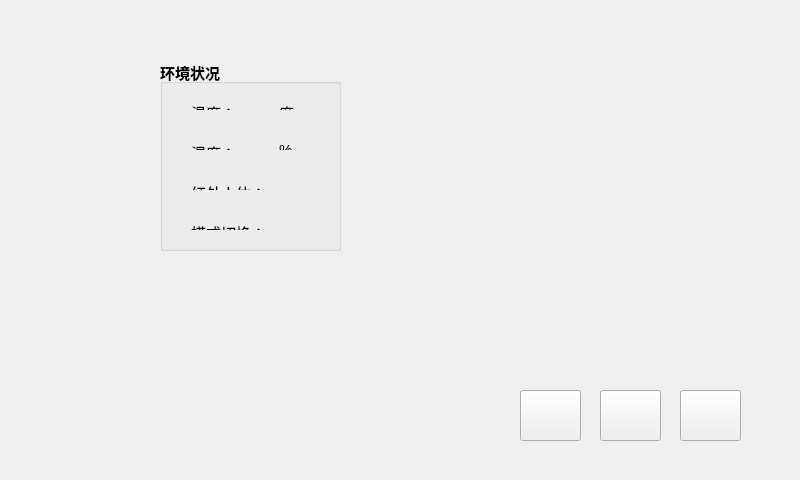
<?xml version="1.0" encoding="UTF-8"?>
<ui version="4.0">
 <class>Widget</class>
 <widget class="QWidget" name="Widget">
  <property name="geometry">
   <rect>
    <x>0</x>
    <y>0</y>
    <width>800</width>
    <height>480</height>
   </rect>
  </property>
  <property name="maximumSize">
   <size>
    <width>800</width>
    <height>480</height>
   </size>
  </property>
  <property name="windowTitle">
   <string>Widget</string>
  </property>
  <widget class="QGroupBox" name="groupBox">
   <property name="geometry">
    <rect>
     <x>160</x>
     <y>60</y>
     <width>181</width>
     <height>191</height>
    </rect>
   </property>
   <property name="font">
    <font>
     <pointsize>11</pointsize>
     <weight>75</weight>
     <bold>true</bold>
    </font>
   </property>
   <property name="title">
    <string>环境状况</string>
   </property>
   <widget class="QWidget" name="layoutWidget">
    <property name="geometry">
     <rect>
      <x>20</x>
      <y>30</y>
      <width>141</width>
      <height>31</height>
     </rect>
    </property>
    <layout class="QHBoxLayout" name="horizontalLayout">
     <item>
      <widget class="QLabel" name="label">
       <property name="text">
        <string>&lt;!DOCTYPE HTML PUBLIC &quot;-//W3C//DTD HTML 4.0//EN&quot; &quot;http://www.w3.org/TR/REC-html40/strict.dtd&quot;&gt;
&lt;html&gt;&lt;head&gt;&lt;meta name=&quot;qrichtext&quot; content=&quot;1&quot; /&gt;&lt;style type=&quot;text/css&quot;&gt;
p, li { white-space: pre-wrap; }
&lt;/style&gt;&lt;/head&gt;&lt;body style=&quot; font-family:'SimSun'; font-size:11pt; font-weight:600; font-style:normal;&quot;&gt;
&lt;p style=&quot; margin-top:0px; margin-bottom:0px; margin-left:0px; margin-right:0px; -qt-block-indent:0; text-indent:0px;&quot;&gt;&lt;span style=&quot; font-family:'宋体'; font-weight:400;&quot;&gt;温度：&lt;/span&gt;&lt;/p&gt;&lt;/body&gt;&lt;/html&gt;</string>
       </property>
      </widget>
     </item>
     <item>
      <widget class="QLabel" name="tempLabel">
       <property name="text">
        <string>&lt;!DOCTYPE HTML PUBLIC &quot;-//W3C//DTD HTML 4.0//EN&quot; &quot;http://www.w3.org/TR/REC-html40/strict.dtd&quot;&gt;
&lt;html&gt;&lt;head&gt;&lt;meta name=&quot;qrichtext&quot; content=&quot;1&quot; /&gt;&lt;style type=&quot;text/css&quot;&gt;
p, li { white-space: pre-wrap; }
&lt;/style&gt;&lt;/head&gt;&lt;body style=&quot; font-family:'SimSun'; font-size:9pt; font-weight:400; font-style:normal;&quot;&gt;
&lt;p style=&quot;-qt-paragraph-type:empty; margin-top:0px; margin-bottom:0px; margin-left:0px; margin-right:0px; -qt-block-indent:0; text-indent:0px; font-family:'宋体';&quot;&gt;&lt;/p&gt;&lt;/body&gt;&lt;/html&gt;</string>
       </property>
      </widget>
     </item>
     <item>
      <widget class="QLabel" name="label_3">
       <property name="text">
        <string>&lt;!DOCTYPE HTML PUBLIC &quot;-//W3C//DTD HTML 4.0//EN&quot; &quot;http://www.w3.org/TR/REC-html40/strict.dtd&quot;&gt;
&lt;html&gt;&lt;head&gt;&lt;meta name=&quot;qrichtext&quot; content=&quot;1&quot; /&gt;&lt;style type=&quot;text/css&quot;&gt;
p, li { white-space: pre-wrap; }
&lt;/style&gt;&lt;/head&gt;&lt;body style=&quot; font-family:'SimSun'; font-size:11pt; font-weight:600; font-style:normal;&quot;&gt;
&lt;p style=&quot; margin-top:0px; margin-bottom:0px; margin-left:0px; margin-right:0px; -qt-block-indent:0; text-indent:0px;&quot;&gt;&lt;span style=&quot; font-family:'宋体'; font-weight:400;&quot;&gt;度&lt;/span&gt;&lt;/p&gt;&lt;/body&gt;&lt;/html&gt;</string>
       </property>
      </widget>
     </item>
    </layout>
   </widget>
   <widget class="QWidget" name="layoutWidget_2">
    <property name="geometry">
     <rect>
      <x>20</x>
      <y>110</y>
      <width>141</width>
      <height>31</height>
     </rect>
    </property>
    <layout class="QHBoxLayout" name="horizontalLayout_3">
     <item>
      <widget class="QLabel" name="label_6">
       <property name="text">
        <string>&lt;!DOCTYPE HTML PUBLIC &quot;-//W3C//DTD HTML 4.0//EN&quot; &quot;http://www.w3.org/TR/REC-html40/strict.dtd&quot;&gt;
&lt;html&gt;&lt;head&gt;&lt;meta name=&quot;qrichtext&quot; content=&quot;1&quot; /&gt;&lt;style type=&quot;text/css&quot;&gt;
p, li { white-space: pre-wrap; }
&lt;/style&gt;&lt;/head&gt;&lt;body style=&quot; font-family:'SimSun'; font-size:11pt; font-weight:600; font-style:normal;&quot;&gt;
&lt;p style=&quot; margin-top:0px; margin-bottom:0px; margin-left:0px; margin-right:0px; -qt-block-indent:0; text-indent:0px;&quot;&gt;&lt;span style=&quot; font-family:'宋体'; font-weight:400;&quot;&gt;红外人体：&lt;/span&gt;&lt;/p&gt;&lt;/body&gt;&lt;/html&gt;</string>
       </property>
      </widget>
     </item>
     <item>
      <widget class="QLabel" name="manLabel">
       <property name="text">
        <string>&lt;!DOCTYPE HTML PUBLIC &quot;-//W3C//DTD HTML 4.0//EN&quot; &quot;http://www.w3.org/TR/REC-html40/strict.dtd&quot;&gt;
&lt;html&gt;&lt;head&gt;&lt;meta name=&quot;qrichtext&quot; content=&quot;1&quot; /&gt;&lt;style type=&quot;text/css&quot;&gt;
p, li { white-space: pre-wrap; }
&lt;/style&gt;&lt;/head&gt;&lt;body style=&quot; font-family:'SimSun'; font-size:9pt; font-weight:400; font-style:normal;&quot;&gt;
&lt;p style=&quot;-qt-paragraph-type:empty; margin-top:0px; margin-bottom:0px; margin-left:0px; margin-right:0px; -qt-block-indent:0; text-indent:0px; font-family:'宋体';&quot;&gt;&lt;/p&gt;&lt;/body&gt;&lt;/html&gt;</string>
       </property>
      </widget>
     </item>
    </layout>
   </widget>
   <widget class="QWidget" name="layoutWidget_3">
    <property name="geometry">
     <rect>
      <x>20</x>
      <y>150</y>
      <width>131</width>
      <height>31</height>
     </rect>
    </property>
    <layout class="QHBoxLayout" name="horizontalLayout_4">
     <item>
      <widget class="QLabel" name="label_8">
       <property name="text">
        <string>&lt;!DOCTYPE HTML PUBLIC &quot;-//W3C//DTD HTML 4.0//EN&quot; &quot;http://www.w3.org/TR/REC-html40/strict.dtd&quot;&gt;
&lt;html&gt;&lt;head&gt;&lt;meta name=&quot;qrichtext&quot; content=&quot;1&quot; /&gt;&lt;style type=&quot;text/css&quot;&gt;
p, li { white-space: pre-wrap; }
&lt;/style&gt;&lt;/head&gt;&lt;body style=&quot; font-family:'SimSun'; font-size:11pt; font-weight:600; font-style:normal;&quot;&gt;
&lt;p style=&quot; margin-top:0px; margin-bottom:0px; margin-left:0px; margin-right:0px; -qt-block-indent:0; text-indent:0px;&quot;&gt;&lt;span style=&quot; font-family:'宋体'; font-weight:400;&quot;&gt;模式切换：&lt;/span&gt;&lt;/p&gt;&lt;/body&gt;&lt;/html&gt;</string>
       </property>
      </widget>
     </item>
    </layout>
   </widget>
   <widget class="QWidget" name="layoutWidget_4">
    <property name="geometry">
     <rect>
      <x>20</x>
      <y>70</y>
      <width>141</width>
      <height>31</height>
     </rect>
    </property>
    <layout class="QHBoxLayout" name="horizontalLayout_2">
     <item>
      <widget class="QLabel" name="label_4">
       <property name="text">
        <string>&lt;!DOCTYPE HTML PUBLIC &quot;-//W3C//DTD HTML 4.0//EN&quot; &quot;http://www.w3.org/TR/REC-html40/strict.dtd&quot;&gt;
&lt;html&gt;&lt;head&gt;&lt;meta name=&quot;qrichtext&quot; content=&quot;1&quot; /&gt;&lt;style type=&quot;text/css&quot;&gt;
p, li { white-space: pre-wrap; }
&lt;/style&gt;&lt;/head&gt;&lt;body style=&quot; font-family:'SimSun'; font-size:11pt; font-weight:600; font-style:normal;&quot;&gt;
&lt;p style=&quot; margin-top:0px; margin-bottom:0px; margin-left:0px; margin-right:0px; -qt-block-indent:0; text-indent:0px;&quot;&gt;&lt;span style=&quot; font-family:'宋体'; font-weight:400;&quot;&gt;湿度：&lt;/span&gt;&lt;/p&gt;&lt;/body&gt;&lt;/html&gt;</string>
       </property>
      </widget>
     </item>
     <item>
      <widget class="QLabel" name="humLabel">
       <property name="text">
        <string>&lt;!DOCTYPE HTML PUBLIC &quot;-//W3C//DTD HTML 4.0//EN&quot; &quot;http://www.w3.org/TR/REC-html40/strict.dtd&quot;&gt;
&lt;html&gt;&lt;head&gt;&lt;meta name=&quot;qrichtext&quot; content=&quot;1&quot; /&gt;&lt;style type=&quot;text/css&quot;&gt;
p, li { white-space: pre-wrap; }
&lt;/style&gt;&lt;/head&gt;&lt;body style=&quot; font-family:'SimSun'; font-size:9pt; font-weight:400; font-style:normal;&quot;&gt;
&lt;p style=&quot;-qt-paragraph-type:empty; margin-top:0px; margin-bottom:0px; margin-left:0px; margin-right:0px; -qt-block-indent:0; text-indent:0px; font-family:'宋体';&quot;&gt;&lt;/p&gt;&lt;/body&gt;&lt;/html&gt;</string>
       </property>
      </widget>
     </item>
     <item>
      <widget class="QLabel" name="label_2">
       <property name="text">
        <string>&lt;!DOCTYPE HTML PUBLIC &quot;-//W3C//DTD HTML 4.0//EN&quot; &quot;http://www.w3.org/TR/REC-html40/strict.dtd&quot;&gt;
&lt;html&gt;&lt;head&gt;&lt;meta name=&quot;qrichtext&quot; content=&quot;1&quot; /&gt;&lt;style type=&quot;text/css&quot;&gt;
p, li { white-space: pre-wrap; }
&lt;/style&gt;&lt;/head&gt;&lt;body style=&quot; font-family:'SimSun'; font-size:11pt; font-weight:600; font-style:normal;&quot;&gt;
&lt;p style=&quot; margin-top:0px; margin-bottom:0px; margin-left:0px; margin-right:0px; -qt-block-indent:0; text-indent:0px;&quot;&gt;&lt;span style=&quot; font-family:'宋体'; font-weight:400;&quot;&gt;%&lt;/span&gt;&lt;/p&gt;&lt;/body&gt;&lt;/html&gt;</string>
       </property>
      </widget>
     </item>
    </layout>
   </widget>
  </widget>
  <widget class="QPushButton" name="navButton">
   <property name="geometry">
    <rect>
     <x>600</x>
     <y>390</y>
     <width>61</width>
     <height>51</height>
    </rect>
   </property>
   <property name="text">
    <string/>
   </property>
  </widget>
  <widget class="QPushButton" name="startButton">
   <property name="geometry">
    <rect>
     <x>680</x>
     <y>390</y>
     <width>61</width>
     <height>51</height>
    </rect>
   </property>
   <property name="text">
    <string/>
   </property>
  </widget>
  <widget class="QPushButton" name="setButton">
   <property name="geometry">
    <rect>
     <x>520</x>
     <y>390</y>
     <width>61</width>
     <height>51</height>
    </rect>
   </property>
   <property name="text">
    <string/>
   </property>
  </widget>
 </widget>
 <layoutdefault spacing="6" margin="11"/>
 <resources/>
 <connections/>
</ui>
